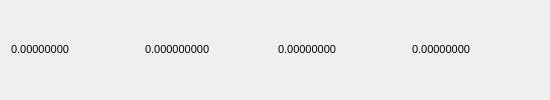
    <widget class="QFrame" name="tradingHeaderContainer">
     <property name="sizePolicy">
      <sizepolicy hsizetype="Preferred" vsizetype="Maximum">
       <horstretch>0</horstretch>
       <verstretch>0</verstretch>
      </sizepolicy>
     </property>
     <property name="minimumSize">
      <size>
       <width>550</width>
       <height>40</height>
      </size>
     </property>
     <property name="maximumSize">
      <size>
       <width>16777215</width>
       <height>220</height>
      </size>
     </property>
     <property name="frameShape">
      <enum>QFrame::NoFrame</enum>
     </property>
     <property name="frameShadow">
      <enum>QFrame::Raised</enum>
     </property>
     <property name="lineWidth">
      <number>0</number>
     </property>
     <layout class="QVBoxLayout" name="verticalLayout_trade">
      <item>
       <layout class="QHBoxLayout" name="wallettradeHeader">
        <item>
         <widget class="QLabel" name="Bid">
          <property name="minimumSize">
           <size>
            <width>0</width>
            <height>0</height>
           </size>
          </property>
          <property name="font">
           <font>
            <pointsize>8</pointsize>
            <weight>50</weight>
            <bold>false</bold>
           </font>
          </property>
          <property name="text">
           <string>0.00000000</string>
          </property>
          <property name="textInteractionFlags">
           <set>Qt::LinksAccessibleByMouse|Qt::TextSelectableByMouse</set>
          </property>
         </widget>
        </item>
        <item>
         <widget class="QLabel" name="volumet">
          <property name="minimumSize">
           <size>
            <width>0</width>
            <height>0</height>
           </size>
          </property>
          <property name="font">
           <font>
            <pointsize>8</pointsize>
            <weight>50</weight>
            <bold>false</bold>
           </font>
          </property>
          <property name="text">
           <string>0.000000000</string>
          </property>
          <property name="textInteractionFlags">
           <set>Qt::LinksAccessibleByMouse|Qt::TextSelectableByMouse</set>
          </property>
         </widget>
        </item>
        <item>
         <widget class="QLabel" name="Ask">
          <property name="minimumSize">
           <size>
            <width>0</width>
            <height>0</height>
           </size>
          </property>
          <property name="font">
           <font>
            <pointsize>8</pointsize>
            <weight>50</weight>
            <bold>false</bold>
           </font>
          </property>
          <property name="text">
           <string>0.00000000</string>
          </property>
          <property name="textInteractionFlags">
           <set>Qt::LinksAccessibleByMouse|Qt::TextSelectableByMouse</set>
          </property>
         </widget>
        </item>
        <item>
         <widget class="QLabel" name="volumebtc">
          <property name="minimumSize">
           <size>
            <width>0</width>
            <height>0</height>
           </size>
          </property>
          <property name="font">
           <font>
            <pointsize>8</pointsize>
            <weight>50</weight>
            <bold>false</bold>
           </font>
          </property>
          <property name="text">
           <string>0.00000000</string>
          </property>
          <property name="textInteractionFlags">
           <set>Qt::LinksAccessibleByMouse|Qt::TextSelectableByMouse</set>
          </property>
         </widget>
        </item>
       </layout>
      </item>
     </layout>
    </widget>
